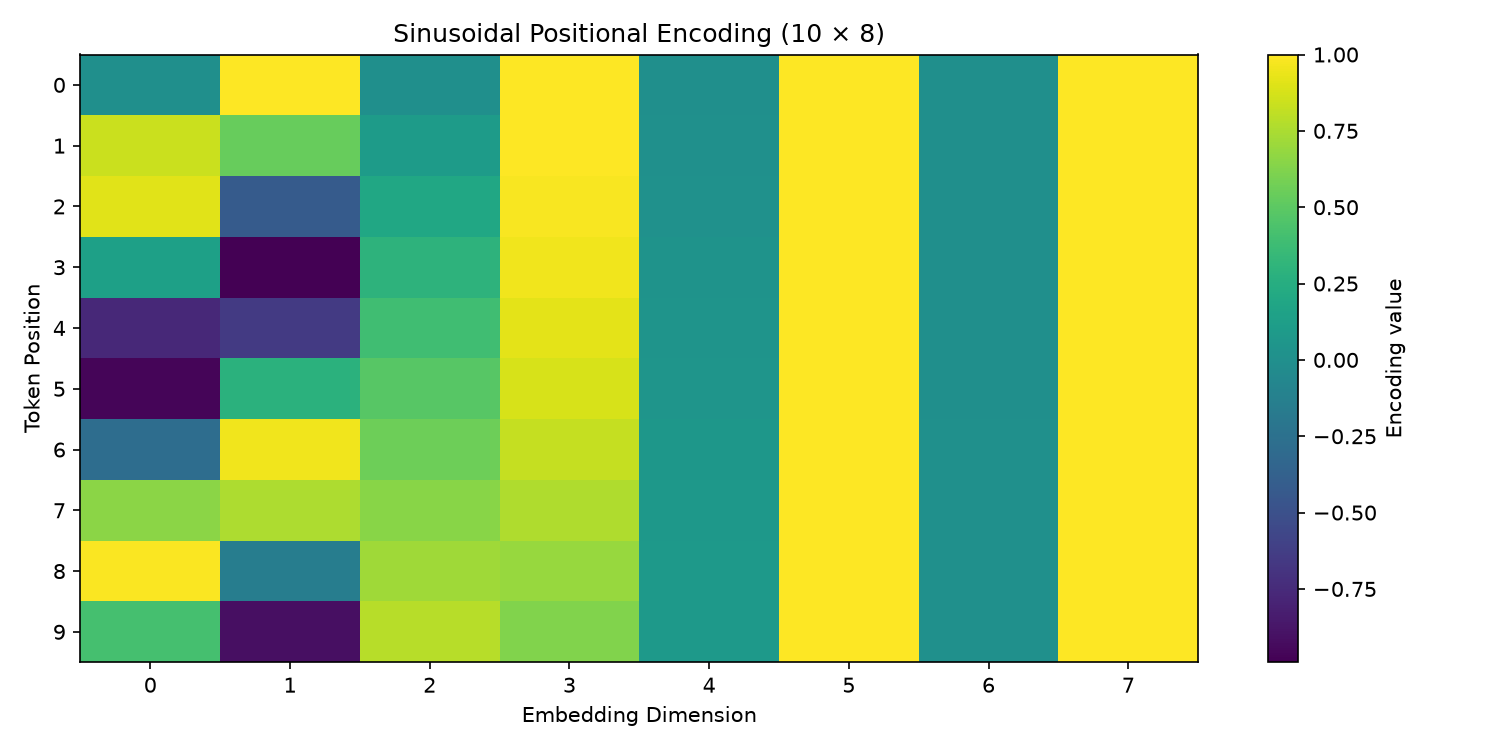

Recreate this plot in Python.

import numpy as np
import matplotlib.pyplot as plt


def positional_encoding(max_positions=10, d_model=8):
    position = np.arange(max_positions)[:, np.newaxis]
    dimensions = np.arange(d_model)[np.newaxis, :]

    angles = position / np.power(
        10000,
        (2 * (dimensions // 2)) / d_model
    )

    encoding = np.zeros((max_positions, d_model))

    encoding[:, 0::2] = np.sin(angles[:, 0::2])
    encoding[:, 1::2] = np.cos(angles[:, 1::2])

    return encoding


if __name__ == "__main__":
    encoding = positional_encoding(10, 8)

    print("Positional encoding shape:", encoding.shape)
    print("\nPositional encoding matrix:")
    print(np.round(encoding, 4))

    plt.figure(figsize=(10, 5))
    plt.imshow(encoding, cmap="viridis", aspect="auto")
    plt.colorbar(label="Encoding value")
    plt.xlabel("Embedding Dimension")
    plt.ylabel("Token Position")
    plt.title("Sinusoidal Positional Encoding (10 × 8)")
    plt.xticks(range(8))
    plt.yticks(range(10))
    plt.tight_layout()
    plt.savefig(
        "task3_transformer_concepts/positional_encoding.png",
        dpi=150
    )
    plt.show()

    print("\nGraph saved to positional_encoding.png")
